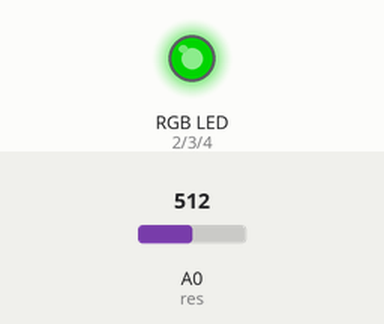
A sketch run on a simulated Arduino Uno, built with avr-gcc and run on an emulated ATmega328P. On the bench: an RGB LED mixed from three pins (HIGH = lit). Inputs (shaded band) come from the test bench; at power-on: A0 (res) = 512. Dim RGB values are drawn brighter than linear; what the sketch prints to the serial monitor is not drawn.

Above: at 1.2 s.
1.3 s: A0 (res) set to 716
At 2.0 s:
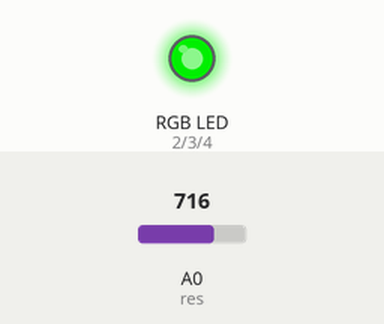
2.8 s: A0 (res) set to 900
At 4.0 s:
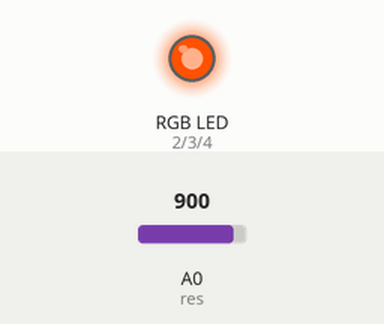
4.3 s: A0 (res) set to 1023
At 5.4 s:
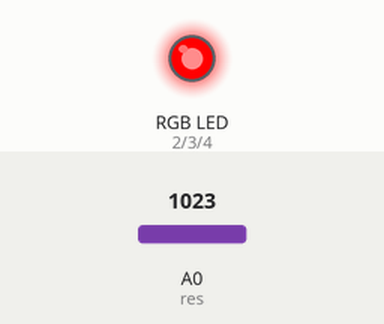
5.8 s: A0 (res) set to 306
At 6.7 s:
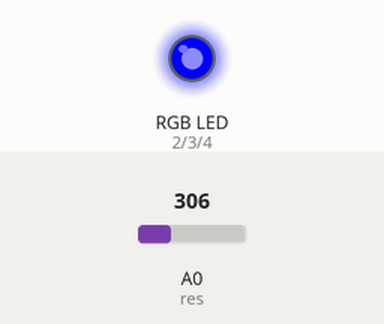
7.3 s: A0 (res) set to 151
At 7.7 s:
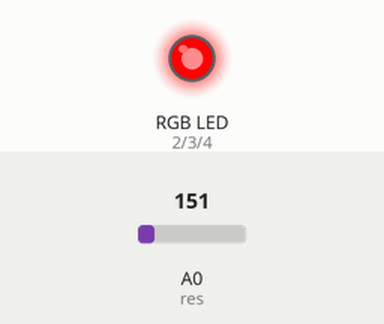
8.8 s: A0 (res) set to 265
At 10.1 s:
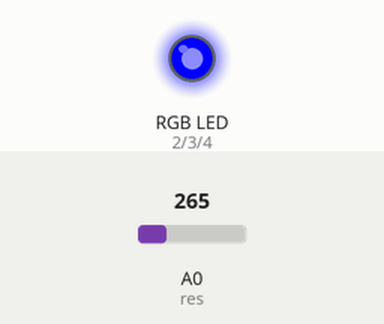
Timing chart, 0 to 11.3 s (numbered marks = the images above; inputs shaded):
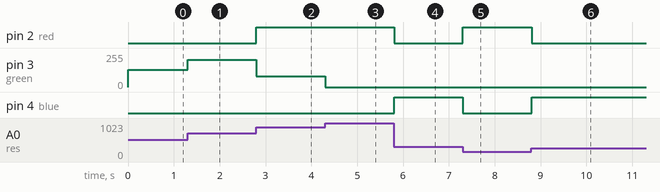

Measured:
- after the input at 1.3 s, pin 3 (green): 130/255 → 204/255 at once
- after the input at 2.8 s, pin 2 (red): LOW → HIGH at once; pin 3 (green): 204/255 → 82/255 at once
- after the input at 4.3 s, pin 3 (green): 82/255 → 0/255 at once
- after the input at 5.8 s, pin 2 (red): HIGH → LOW at once; pin 4 (blue): LOW → HIGH at once
- after the input at 7.3 s, pin 2 (red): LOW → HIGH at once; pin 4 (blue): HIGH → LOW at once
- after the input at 8.8 s, pin 2 (red): HIGH → LOW at once; pin 4 (blue): LOW → HIGH at once

The sketch:

RGB_LED.ino
```cpp
int res = A0;
int red = 2;
int green = 3;
int blue = 4;

int val = 0;
int output = 0;
int RedBrightness = 0;
int GreenBrightness = 0;
int BlueBrightness = 0;
void setup() {
  pinMode(res, INPUT);
  pinMode(red, OUTPUT);
  pinMode(green, OUTPUT);
  pinMode(blue, OUTPUT);
  Serial.begin(9600);
}

void loop() {
 val = analogRead(res);
  output = map(val, 0, 1023, 255, 0);
  Serial.println(output);

  if (output >= 0 && output <= 96) {
    RedBrightness = map(output, 0, 96, 255, 0);
    analogWrite(red, RedBrightness);
    GreenBrightness = map(output, 0, 96, 0, 255);
    analogWrite(green, GreenBrightness);
  }

  else if (output >= 97 && output <= 160) {
    GreenBrightness = map(output, 97, 160, 255, 0);
    analogWrite(green, GreenBrightness);
    BlueBrightness = map(output, 97, 160, 0, 255);
    analogWrite(blue, BlueBrightness);
  }

  else if (output >= 161 && output <= 255) {
    BlueBrightness = map(output, 161, 255, 255, 0);
    analogWrite(blue, BlueBrightness);
    RedBrightness = map(output, 161, 255, 0, 255);
    analogWrite(red, RedBrightness);
  }
  delay(2);
}
```
